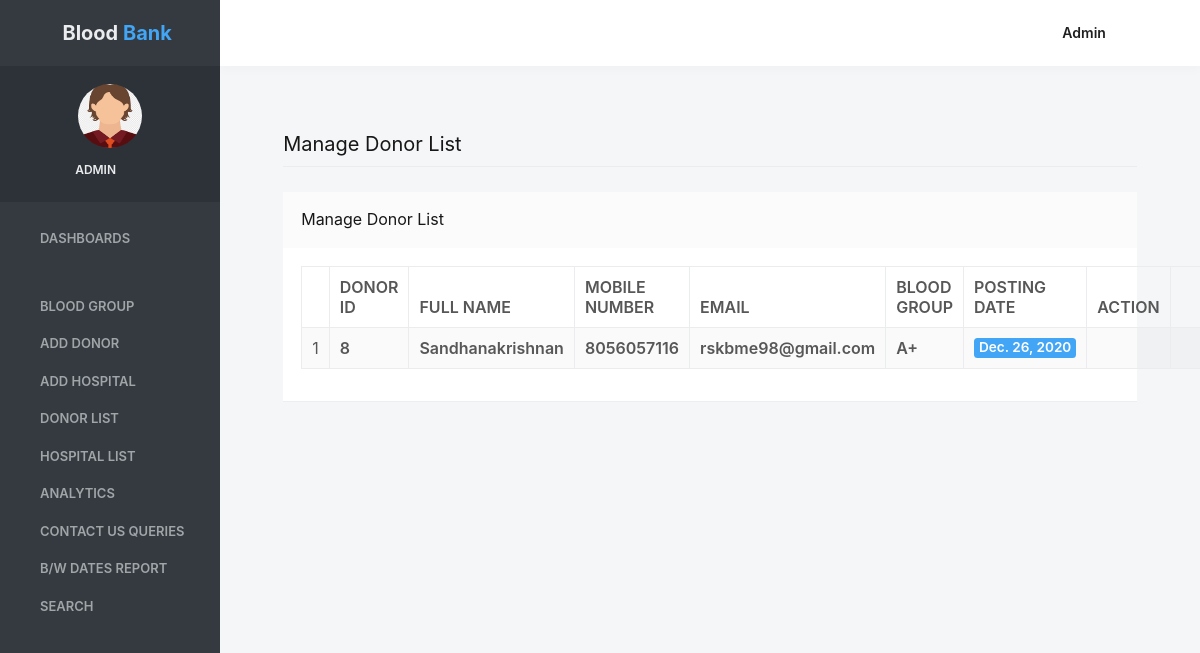
/donorlist (signed in), run on an earlier commit of the app's database.
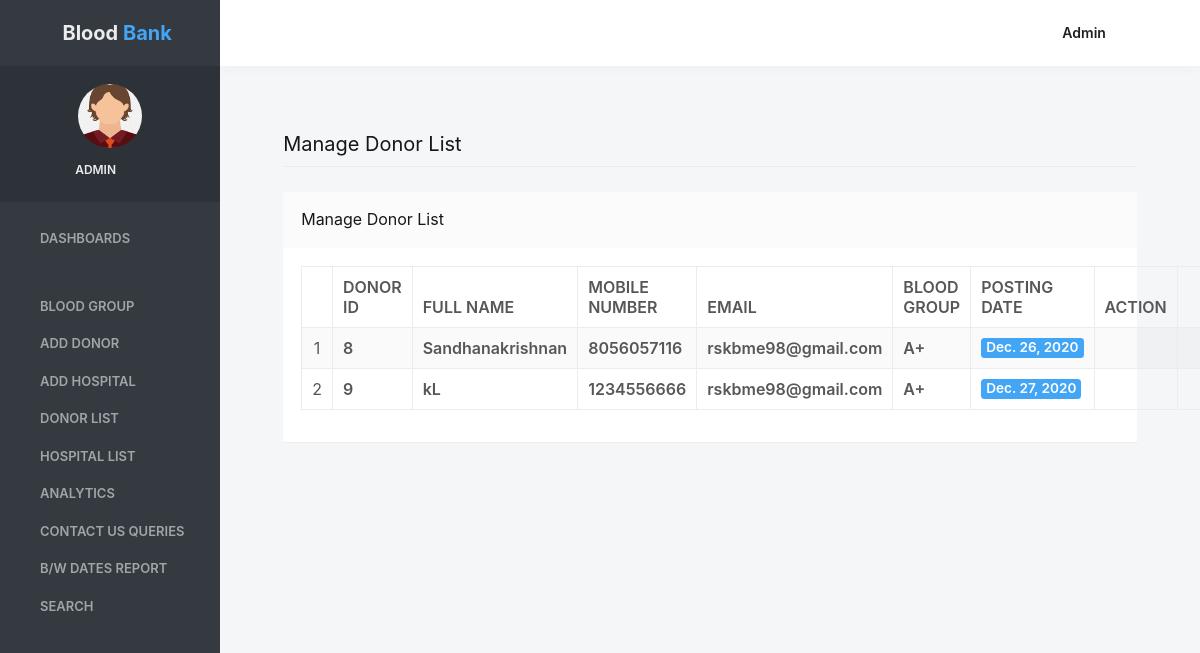
And on a later commit of the database.
### bloodbank/models.py (models this page shows, shortened)
class Donor(models.Model):
    fullname = models.CharField(max_length=100)
    mobileno = models.CharField(max_length=15)
    emailid = models.CharField(max_length=50)
    gender = models.CharField(max_length=15)
    age = models.CharField(max_length=15)
    group = models.ForeignKey(Group, on_delete=models.CASCADE)
    address = models.CharField(max_length=300, null=True)
    message = models.CharField(max_length=300, null=True)
    postingdate = models.DateField()

class Group(models.Model):
    bloodgroup = models.CharField(max_length=30)

### bloodbank/views.py (the view)
# urls.py: path('donorlist',donorlist, name='donorlist'),
def donorlist(request):
    if not request.user.is_authenticated:
        return redirect('login')
    donor = Donor.objects.all()
    d = {'donor': donor}
    return render(request, 'donorlist.html', d)

### bloodbank/templates/donorlist.html (shortened to what this page needs)
{% load static %}
{% block body %}
<html lang="en" class="no-focus">
    <head>
       <link rel="stylesheet" href="{% static 'adminassets/js/plugins/datatables/dataTables.bootstrap4.min.css' %}">
        <link rel="stylesheet" id="css-main" href="{% static 'adminassets/css/codebase.min.css' %}">
    </head>
    <body>
        <div id="page-container" class="sidebar-o sidebar-inverse side-scroll page-header-fixed main-content-narrow">
          {% include 'sidebar.html' %}
            {% include 'admin_nav.html' %}
            <main id="main-container">
                <div class="content">
                    <h2 class="content-heading">Manage Donor List</h2>
                    <div class="block">
                        <div class="block-header block-header-default">
                            <h3 class="block-title">Manage Donor List</h3>
                        </div>
                        <div class="block-content block-content-full">
                            <table class="table table-bordered table-striped table-vcenter js-dataTable-full-pagination">
                                <thead>
                                    <tr>
                                        <th class="text-center"></th>
                                        <th>Donor ID</th>
                                        <th class="d-none d-sm-table-cell">Full Name</th>
                                        <th class="d-none d-sm-table-cell">Mobile Number</th>
                                        <th class="d-none d-sm-table-cell">Email</th>
                                        <th class="d-none d-sm-table-cell">Blood Group</th>
                                        <th class="d-none d-sm-table-cell">Posting Date</th>
                                        <th class="d-none d-sm-table-cell" style="width: 15%;">Action</th>
                                       </tr>
                                </thead>
                                <tbody>
 {% for i in donor %}
                                    <tr>
                                        <td class="text-center">{{forloop.counter}}</td>
                                        <td class="font-w600">{{i.id}}</td>
                                        <td class="font-w600">{{i.fullname}}</td>
                                        <td class="font-w600">{{i.mobileno}}</td>
                                        <td class="font-w600">{{i.emailid}}</td>
                                        <td class="font-w600">{{i.group.bloodgroup}}</td>
                                        <td class="font-w600">
                                            <span class="badge badge-primary">{{i.postingdate}}</span>
                                        </td>
                                         <td class="d-none d-sm-table-cell"><a href="{% url 'delete_donor' i.id %}" onclick="return confirm('Do you really want to Delete ?');"><i class="fa fa-trash fa-delete" aria-hidden="true"></i></a></td>
                                         <td class="d-none d-sm-table-cell"><a href="{% url 'view_donordetail' i.id %}"><i class="fa fa-eye" aria-hidden="true"></i></a></td>
                                    </tr>
                                    {% endfor %}
                                </tbody>
                            </table>
                        </div>
                    </div>
                </div>
            </main>
        </div>
    </body>
</html>
{% endblock %}

What changed in the data, as far as the page shows it:
added Donor: id "9", fullname "kL", mobileno "1234556666", emailid "rskbme98@gmail.com", group.bloodgroup "A+", postingdate "Dec. 27, 2020"
